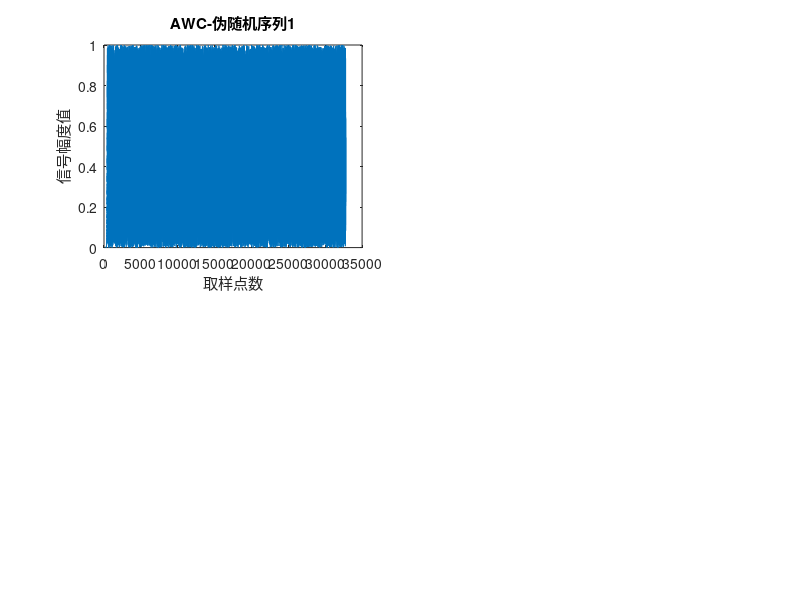

Write MATLAB code to recreate this figure. (Note: this script raises an error after producing the figure.)
clc
clear
close all;
b=2^24;
p=22;
q=16;
c=0;
%%%%%%%%%%%%%%%%%%%%%%%%%%% SWB %%%%%%%%%%%%%%%%%%%%%%%%%%%%%
C1(p)=c;
C2(p)=c;
N=2^15;
X1=ones(1,N);
for k=1:20:N
    X1(k)=0;
end
X2=ones(1,N);
for j=1:30:N
    X2(j)=0;
end
for i=(p+1):N
    X1(i)=mod((X1(i-q)-X1(i-p)-C1(i-1)),b);
    Y1(i)=X1(i)/(2^24);
    M1=X1(i-q)-X1(i-p)-C1(i-1);
    if(M1<0)
        C1(i)=1;
    else
        C1(i)=0;
    end
end
for i=(p+1):N
    X2(i)=mod((X2(i-q)-X2(i-p)-C2(i-1)),b);
    Y2(i)=X2(i)/(2^24);
    M2=X2(i-q)-X2(i-p)-C2(i-1);
    if(M2<0)
        C2(i)=1;
    else
        C2(i)=0;
    end
end
u1=cos(2*pi.*Y1).*sqrt(-2.*log(Y2)); 
%%%%%%%%%%%%%%%%%%%%%%%%%%% AWC %%%%%%%%%%%%%%%%%%%%%%%%%%%%%
Ca1(p)=c;
Ca2(p)=c;
N=2^15;
Xa1=ones(1,N);
for k=1:20:N
    Xa1(k)=0;
end
Xa2=ones(1,N);
for j=1:30:N
    Xa2(j)=0;
end
for i=(p+1):N
    Xa1(i)=mod((Xa1(i-q)+Xa1(i-p)+Ca1(i-1)),b);
    Ya1(i)=Xa1(i)/(2^24);
    Ma1=Xa1(i-q)+Xa1(i-p)+Ca1(i-1);
    if(Ma1>=b)
        Ca1(i)=1;
    else
        Ca1(i)=0;
    end
end
for i=(p+1):N
    Xa2(i)=mod((Xa2(i-q)+Xa2(i-p)+Ca2(i-1)),b);
    Ya2(i)=Xa2(i)/(2^24);
    Ma2=Xa2(i-q)+Xa2(i-p)+Ca2(i-1);
    if(Ma2>=b)
        Ca2(i)=1;
    else
        Ca2(i)=0;
    end
end
ua1=cos(2*pi.*Ya1).*sqrt(-2.*log(Ya2)); 
figure
subplot(2,2,1)
plot(Ya1)
title("AWC-伪随机序列1")
xlabel('取样点数')
ylabel('信号幅度值')
xa1=Ya1;%% 计算均值方差
[fa1,xia1]=ksdensity(xa1);
xia1=xia1-0.5;
subplot(2,2,3)
plot(xia1,fa1)
title("统计概率密度1")
xlabel('均值')
ylabel('统计概率密度')

subplot(2,2,2)
plot(Ya2)
title("AWC-伪随机序列2")
xlabel('取样点数')
ylabel('信号幅度值')
xa2=Ya2;%% 计算均值方差
[fa2,xia2]=ksdensity(xa2);
xia2=xia2-0.5;
subplot(2,2,4)
plot(xia2,fa2)
title("统计概率密度2")
xlabel('均值')
ylabel('统计概率密度')

%%%%%%%%%%%%%%%%%%%%%%%%%%%%%%%%%%%%%%%%%%%%%%%%%%%%%%%%%%%%%%%%%%%%%%%%
figure
subplot(2,2,1)
plot(Y1)
title("SWB-伪随机序列1")
xlabel('取样点数')
ylabel('信号幅度值')
x1=Y1;%% 计算均值方差
[f1,xi1]=ksdensity(x1);
xi1=xi1-0.5;
subplot(2,2,3)
plot(xi1,f1)
title("统计概率密度1")
xlabel('均值')
ylabel('统计概率密度')

subplot(2,2,2)
plot(Y2)
title("SWB-伪随机序列2")
xlabel('取样点数')
ylabel('信号幅度值')
x2=Y2;%% 计算均值方差
[f2,xi2]=ksdensity(x2);
xi2=xi2-0.5;
subplot(2,2,4)
plot(xi2,f2)
title("统计概率密度2")
xlabel('均值')
ylabel('统计概率密度')
%%%%%%%%%%%%%%%%%%%%%%%%%%%%%%
figure
subplot(2,2,2)
plot(u1);
title("SWB-高斯随机序列")
xlabel('取样点数')
ylabel('信号幅度值')
for l=1:N
    if(u1(1,l)==inf)
        u1(1,l)=0;
    end
end
[f,xx]=ksdensity(u1);
subplot(2,2,4)
plot(xx,f);
title("统计概率密度2")
xlabel('均值')
ylabel('统计概率密度')
subplot(2,2,1)
plot(ua1);
title("AWC-高斯随机序列")
xlabel('取样点数')
ylabel('信号幅度值')
for l=1:N
    if(ua1(1,l)==inf)
        ua1(1,l)=0;
    end
end
[fa,xxa]=ksdensity(ua1);
subplot(2,2,3)
plot(xxa,fa);
title("统计概率密度1")
xlabel('均值')
ylabel('统计概率密度')
%%%%%%%%%%%%%%%%%%%%%%%%%%%%%%%%%%%%%%%%
figure
  plot(xx,f,'blue')
  hold on;
  plot(xxa,fa,'r')
  title("SWB与AWC统计概率密度比较")
xlabel('均值')
ylabel('统计概率密度')
legend('SWB','AWC')
%%%%%%%%%%%%%%%%%%%%%%%%%%%%%%%%%%%%%%%%
figure
subplot(2,1,1)
plot(abs(fft(u1)))
title("SWB")
subplot(2,1,2)
plot(abs(fft(ua1)))
title("AWC")
y1=rms(u1);
ya=rms(ua1);
y1mean=mean(u1);
yamean=mean(ua1);
y1var=var(u1);
y1bvar=sqrt(y1var);
yavar=var(ua1);
yabvar=sqrt(yavar);
%%%%%%%%%%%%%%%%%%%%%%%%%%%%%%%%%%%%%%%%
awgn=randn([1,N]);
%figure
%plot(awgn)
%figure
[fawgn,xawgn]=ksdensity(awgn);
%plot(xawgn,fawgn)
%figure
%plot(abs(fft(awgn)))
yawgn=rms(awgn);%均方根
ymean=mean(awgn);%均值
yvar=var(awgn);%方差
ybvar=sqrt(yvar);